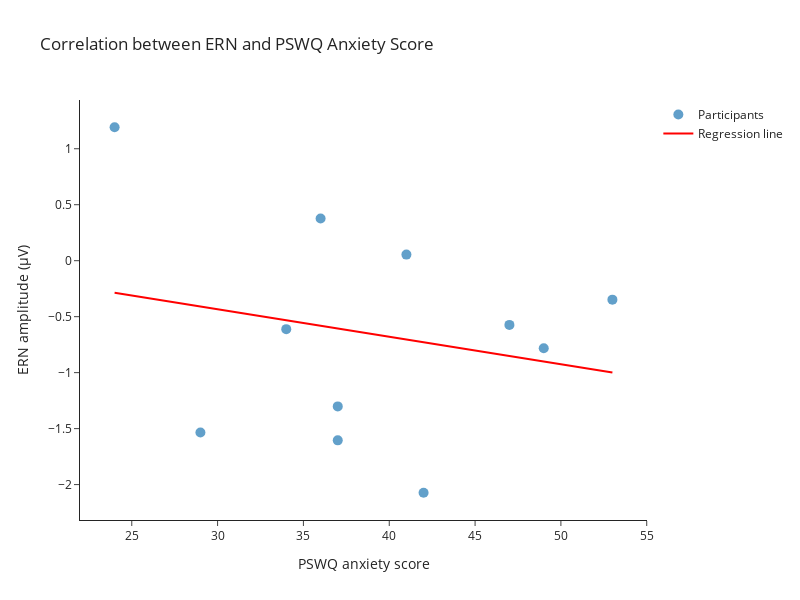

Notebook cell for this chart:
### Code cell
####################
# INTERACTIVE PLOT # 
####################


import plotly.graph_objects as go

# Get x and y
x = df["PSWQ"]
y = df["ern"]
names = df["participant"]

# Fit regression line
slope, intercept = np.polyfit(x, y, deg=1)
line_x = np.linspace(x.min(), x.max(), 100)
line_y = slope * line_x + intercept

# Build figure
fig = go.Figure()

# Add scatter points
fig.add_trace(go.Scatter(
    x=x,
    y=y,
    mode='markers',
    text=names,
    hovertemplate="<b>%{text}</b><br>PSWQ = %{x}<br>ERN = %{y:.2f} µV",
    marker=dict(size=10, opacity=0.7),
    name="Participants"
))

# Add regression line
fig.add_trace(go.Scatter(
    x=line_x,
    y=line_y,
    mode='lines',
    line=dict(color='red', width=2),
    name="Regression line"
))

# Layout
fig.update_layout(
    title="Correlation between ERN and PSWQ Anxiety Score",
    xaxis_title="PSWQ anxiety score",
    yaxis_title="ERN amplitude (µV)",
    width=800,
    height=600,
    template="simple_white",
    showlegend=True
)

fig.show()

### Figure 1 — Plotly figure (JSON) as saved in the notebook; plotly's stock layout.template omitted (floating-point values rounded to 4 significant figures)
{"data": [{"hovertemplate": "<b>%{text}</b><br>PSWQ = %{x}<br>ERN = %{y:.2f} µV", "marker": {"opacity": 0.7, "size": 10}, "mode": "markers", "name": "Participants", "text": ["sub-ES06NK11", "sub-EN05ED14", "sub-RT04KE01", "sub-VA05AS27", "sub-SA05AH22", "sub-ER05AS20", "sub-NN08ER22", "sub-ER07ND12", "sub-SE05ZI24", "sub-OW06NZ10", "sub-RT06AN02"], "type": "scatter", "x": [24, 37, 42, 34, 49, 41, 29, 47, 53, 36, 37], "y": [1.192, -1.605, -2.073, -0.6115, -0.7819, 0.05427, -1.535, -0.5736, -0.3479, 0.3765, -1.301]}, {"line": {"color": "red", "width": 2}, "mode": "lines", "name": "Regression line", "type": "scatter", "x": [24.0, 24.29, 24.59, 24.88, 25.17, 25.46, 25.76, 26.05, 26.34, 26.64, 26.93, 27.22, 27.52, 27.81, 28.1, 28.39, 28.69, 28.98, 29.27, 29.57, 29.86, 30.15, 30.44, 30.74, 31.03, 31.32, 31.62, 31.91, 32.2, 32.49, 32.79, 33.08, 33.37, 33.67, 33.96, 34.25, 34.55, 34.84, 35.13, 35.42, 35.72, 36.01, 36.3, 36.6, 36.89, 37.18, 37.47, 37.77, 38.06, 38.35, 38.65, 38.94, 39.23, 39.53, 39.82, 40.11, 40.4, 40.7, 40.99, 41.28, 41.58, 41.87, 42.16, 42.45, 42.75, 43.04, 43.33, 43.63, 43.92, 44.21, 44.51, 44.8, 45.09, 45.38, 45.68, 45.97, 46.26, 46.56, 46.85, 47.14, 47.43, 47.73, 48.02, 48.31, 48.61, 48.9, 49.19, 49.48, 49.78, 50.07, 50.36, 50.66, 50.95, 51.24, 51.54, 51.83, 52.12, 52.41, 52.71, 53.0], "y": [-0.2868, -0.294, -0.3012, -0.3084, -0.3156, -0.3228, -0.33, -0.3372, -0.3443, -0.3515, -0.3587, -0.3659, -0.3731, -0.3803, -0.3875, -0.3947, -0.4019, -0.4091, -0.4163, -0.4235, -0.4307, -0.4379, -0.4451, -0.4523, -0.4595, -0.4666, -0.4738, -0.481, -0.4882, -0.4954, -0.5026, -0.5098, -0.517, -0.5242, -0.5314, -0.5386, -0.5458, -0.553, -0.5602, -0.5674, -0.5746, -0.5817, -0.5889, -0.5961, -0.6033, -0.6105, -0.6177, -0.6249, -0.6321, -0.6393, -0.6465, -0.6537, -0.6609, -0.6681, -0.6753, -0.6825, -0.6897, -0.6969, -0.704, -0.7112, -0.7184, -0.7256, -0.7328, -0.74, -0.7472, -0.7544, -0.7616, -0.7688, -0.776, -0.7832, -0.7904, -0.7976, -0.8048, -0.812, -0.8191, -0.8263, -0.8335, -0.8407, -0.8479, -0.8551, -0.8623, -0.8695, -0.8767, -0.8839, -0.8911, -0.8983, -0.9055, -0.9127, -0.9199, -0.9271, -0.9343, -0.9414, -0.9486, -0.9558, -0.963, -0.9702, -0.9774, -0.9846, -0.9918, -0.999]}], "layout": {"height": 600, "showlegend": true, "title": {"text": "Correlation between ERN and PSWQ Anxiety Score"}, "width": 800, "xaxis": {"title": {"text": "PSWQ anxiety score"}}, "yaxis": {"title": {"text": "ERN amplitude (µV)"}}}}
